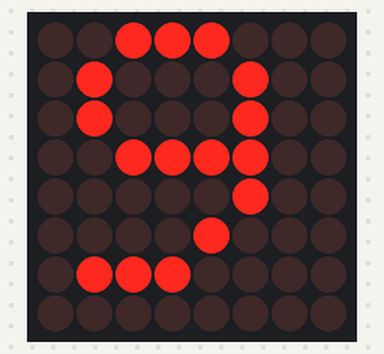
This sketch was run on a simulated Arduino Uno, built with avr-gcc and run on an emulated ATmega328P. Shown: 8×8 LED matrix.

Above: at 0.1 s.
At 1.1 s:
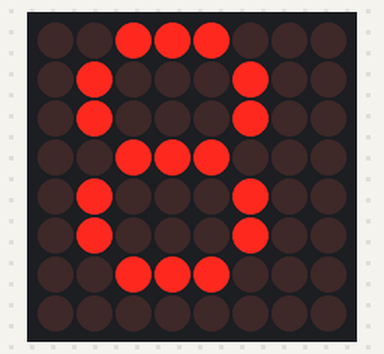
At 2.1 s:
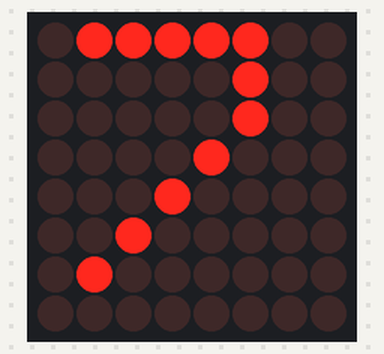
At 4.1 s:
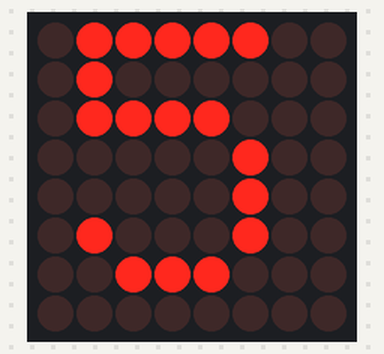
At 6.1 s:
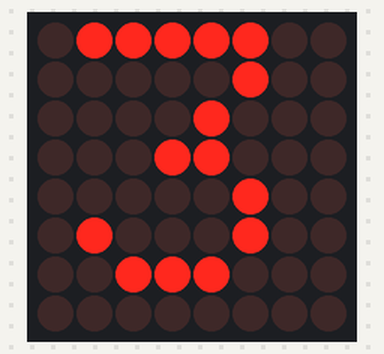
At 9.1 s:
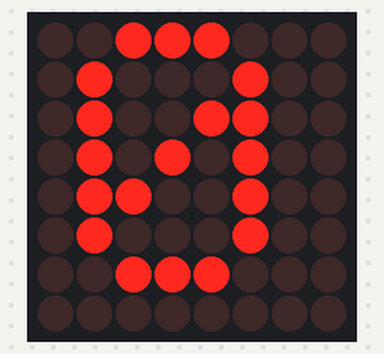

Measured:
- by itself, everything shown: repeats every 10.0 s, in 10 steps
- what the display in image 1 shows lasts 1.0 s, from 1.0 s to 2.0 s

The sketch:

9-0CountDown.ino
```cpp
#include <SPI.h>
#include <Adafruit_GFX.h>
#include <Max72xxPanel.h>

int pinCS = 10; // Attach CS to this pin, DIN to MOSI and CLK to SCK (cf http://arduino.cc/en/Reference/SPI )
int numberOfHorizontalDisplays = 1;
int numberOfVerticalDisplays = 1;

Max72xxPanel matrix = Max72xxPanel(pinCS, numberOfHorizontalDisplays, numberOfVerticalDisplays);

void setup() {

  matrix.setIntensity(7); // Use a value between 0 and 15 for brightness
}

void loop() {
  for(int i = 57; i > 47; i--) {
    matrix.fillScreen(LOW);
    char c=char(i);
    matrix.drawChar(1, 0, c, HIGH, LOW, 1);

    matrix.write(); // Send bitmap to display
    delay(1000);
  }


}
```
